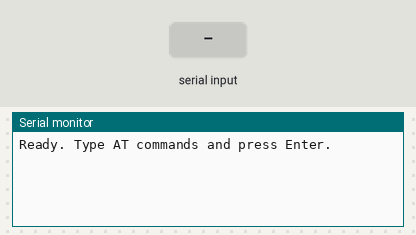
A sketch run on a simulated ESP32. Parts: the last lines printed to the serial monitor. Inputs (shaded band) come from the test bench.

Above: at 1.2 s.
1.3 s: "1\n" received over the second serial link
At 2.5 s:
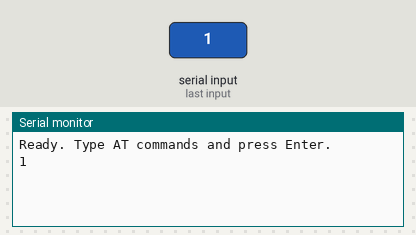
2.8 s: "0\n" received over the second serial link
At 3.7 s:
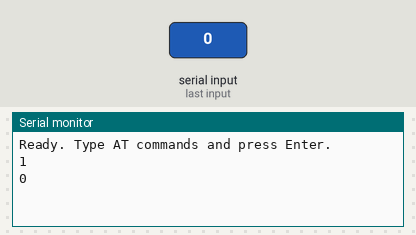

Measured:
- after the input at 1.3 s, the serial monitor: prints a new line at once (image 1)
- after the input at 2.8 s, the serial monitor: prints a new line at once (image 2)

The sketch:

catm1.ino
```cpp
// ESP32 - BG96 AT コマンド送受信テスト (UART直結)

HardwareSerial SerialModem(1); // UART1

void setup() {
  Serial.begin(115200);
  SerialModem.begin(115200, SERIAL_8N1, 25, 26);
  Serial.println("Ready. Type AT commands and press Enter.");
}

void loop() {
  // PC → BG96
  if (Serial.available()) {
    String cmd = Serial.readStringUntil('\n');
    cmd.trim();
    SerialModem.println(cmd);
  }

  // BG96 → PC
  if (SerialModem.available()) {
    String res = SerialModem.readStringUntil('\n');
    Serial.println(res);
  }
}


/*
# ---------- 1. 動作確認 ----------
AT                  # 応答確認。OKが返ればUARTは正常
ATI                 # メーカー・型番・ファームのバージョン
AT+CPIN?            # SIMの状態。+CPIN: READY なら認識OK
AT+CFUN?            # 無線機能の状態。+CFUN: 1 ならON(違えば AT+CFUN=1)
AT+CBC              # 電源電圧。低いと再起動の原因になる

# ---------- 2. 設定(初回のみ、再起動後も保持) ----------
AT+QCFG="iotopmode",0,1        # eMTC(Cat-M1)のみ使う。0=eMTC 1=NB-IoT 2=両方。末尾の1は即時反映
AT+QCFG="nwscanmode",3,1       # LTEのみスキャン。0=自動 1=GSM 2=WCDMA 3=LTE
AT+QCFG="nwscanseq",02,1       # スキャン順。02=eMTC優先
AT+CGDCONT=1,"IP","soracom.io"                     # APNの登録(コンテキスト1)
AT+QICSGP=1,1,"soracom.io","sora","sora",1         # APN・ID・パスワード・PAP認証の設定(データ通信用)
AT+CFUN=1,1                    # モジュール再起動(設定を反映)。再起動後は自動で立ち上がる

# ---------- 3. 網への登録確認(再起動後、数十秒〜数分待つ) ----------
AT+CSQ              # 電波強度。99,99 以外なら電波あり
AT+CEREG?           # LTEの登録状況。+CEREG: 0,1(ホーム) か 0,5(ローミング)なら登録済み
AT+COPS?            # 接続中の事業者名。圏外だと空

# ---------- 4. データ通信の確認 ----------
AT+QIACT=1          # データ通信を有効化(PDPコンテキスト1)
AT+QIACT?           # IPアドレスが出れば成功
AT+QPING=1,"8.8.8.8"   # 疎通確認(pingを送る)
AT+QIDEACT=1        # データ通信を切断
*/
```
